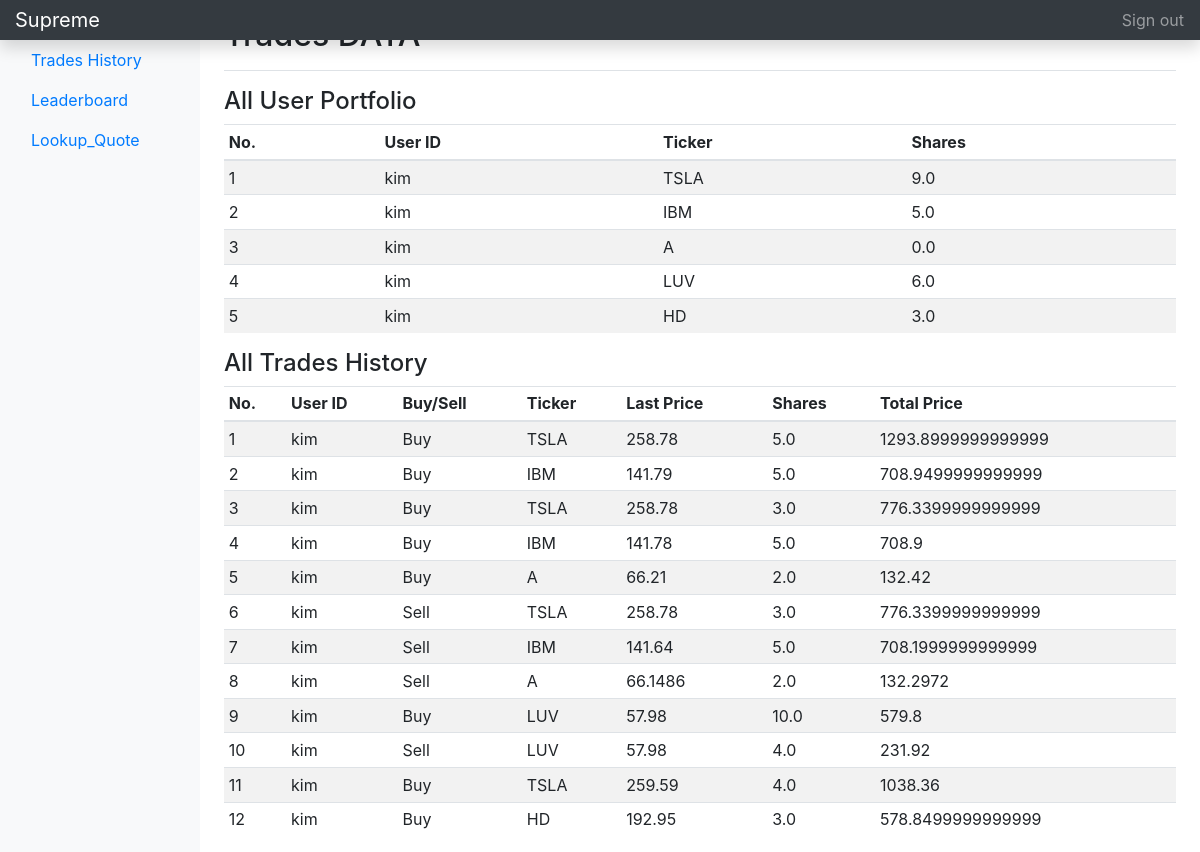
Page /admin/history on the committed database.
### tables this page shows
CREATE TABLE Portfolio(
        pk INTEGER PRIMARY KEY AUTOINCREMENT,
        User_id VARCHAR,
        Ticker_symbol VARCHAR,
        Company_volume FLOAT
    );

CREATE TABLE Trades_history(
        pk INTEGER PRIMARY KEY AUTOINCREMENT,
        User_id VARCHAR,
        Sell_Buy VARCHAR,
        Ticker_symbol VARCHAR,
        Trade_price FLOAT,
        Trade_volume FLOAT,
        Total FLOAT
    );

### run/src/controller.py (the view)
@app.route('/admin/history',methods=['GET','POST'])
def admin_hist():
    history = model.view_hist()
    allport = model.view_allpor()
    if request.method == 'GET':
        return render_template('admin_hist.html', history=history, allport=allport)
    elif request.method == 'POST':
        pass

### run/src/mapper/mapper.py (called while the page is built)
    def __enter__(self):
        return self

    def __exit__(self, type, value, traceback):
        if self.connection:
            self.connection.commit()
            self.cursor.close()
            self.connection.close()

    def view_his(self):
        self.cursor.execute(
            """SELECT * FROM Trades_history;
            """
        )
        return self.cursor.fetchall()

    def view_allport(self):
        self.cursor.execute(
            """SELECT * FROM Portfolio;
            """
        )
        return self.cursor.fetchall()

### run/src/model/model.py (called while the page is built)
def view_hist():
    with Database('TRADER.db') as db:
        q = db.view_his()
        return q

def view_allpor():
    with Database('TRADER.db') as db:
        qq = db.view_allport()
        return qq

### run/src/templates/admin_hist.html
{% extends 'admin.html' %}
{% block viewport %}
<div class="d-flex justify-content-between flex-wrap flex-md-nowrap align-items-center pt-3 pb-2 mb-3 border-bottom">
    <h1 class="h2">Trades DATA</h1>
</div>
<div>
    <h4>All User Portfolio</h4>
    <table class="table table-striped table-sm">
        <thead>
            <tr>
                <th>No.</th>
                <th>User ID</th>
                <th>Ticker</th>
                <th>Shares</th>
            </tr>
        </thead>
        <tbody>
            {% for row in allport %}
            <tr>
                <td>{{ row[0] }}</td>
                <td>{{ row[1] }}</td>
                <td>{{ row[2] }}</td>
                <td>{{ row[3] }}</td>
            </tr>
            {% endfor %}
        </tbody>
    </table>
</div>
<div>
    <h4>All Trades History</h4>
    <table class="table table-striped table-sm">
            <thead>
                <tr>
                    <th>No.</th>
                    <th>User ID</th>
                    <th>Buy/Sell</th>
                    <th>Ticker</th>
                    <th>Last Price</th>
                    <th>Shares</th>
                    <th>Total Price</th>
                </tr>
            </thead>
            <tbody>
                {% for row in history %}
                <tr>
                    <td>{{ row[0] }}</td>
                    <td>{{ row[1] }}</td>
                    <td>{{ row[2] }}</td>
                    <td>{{ row[3] }}</td>
                    <td>{{ row[4] }}</td>
                    <td>{{ row[5] }}</td>
                    <td>{{ row[6] }}</td>
                </tr>
                {% endfor %}
        </tbody>
    </table>
</div>
{% endblock viewport %}

### run/src/templates/admin.html (shortened to what this page needs)
<!doctype html>
<html lang="en">
  <head>
    <link href="http://getbootstrap.com/docs/4.1/dist/css/bootstrap.min.css" rel="stylesheet">
    <link href="http://getbootstrap.com/docs/4.1/examples/dashboard/dashboard.css" rel="stylesheet">
  </head>
  <body>
    <nav class="navbar navbar-dark fixed-top bg-dark flex-md-nowrap p-0 shadow">
        <a class="navbar-brand col-sm-3 col-md-2 mr-0" href="http://127.0.0.1:5000/admin">Supreme</a>
        <ul class="navbar-nav px-3">
            <li class="nav-item text-nowrap">
            <a class="nav-link" href="http://127.0.0.1:5000/">Sign out</a>
            </li>
        </ul>
    </nav>
    <div class="container-fluid">
      <div class="row">
        <nav class="col-md-2 d-none d-md-block bg-light sidebar">
          <div class="sidebar-sticky">
            <ul class="nav flex-column">
              <li class="nav-item">
                <a class="nav-link" href="http://127.0.0.1:5000/admin">
                </a>
              </li>
              <li class="nav-item">
                <a class="nav-link" href="http://127.0.0.1:5000/admin/history">
                  Trades History
                </a>
              </li>
              <li class="nav-item">
                <a class="nav-link" href="http://127.0.0.1:5000/admin/leaderboard">
                  Leaderboard
                </a>
              </li>
              <li class="nav-item">
                <a class="nav-link" href="http://127.0.0.1:5000/admin/lookup_quote">
                  Lookup_Quote
                </a>
              </li>
            </ul>
          </div>
        </nav>
        <main role="main" class="col-md-9 ml-sm-auto col-lg-10 px-4">
            {% block viewport %}{% endblock viewport %}
        </main>
      </div>
    </div>
  </body>
</html>

### rows in the picture
Portfolio: pk "1", User "kim", Ticker_symbol "TSLA", Company_volume "9.0"
Portfolio: pk "2", User "kim", Ticker_symbol "IBM", Company_volume "5.0"
Portfolio: pk "3", User "kim", Ticker_symbol "A", Company_volume "0.0"
Portfolio: pk "4", User "kim", Ticker_symbol "LUV", Company_volume "6.0"
Portfolio: pk "5", User "kim", Ticker_symbol "HD", Company_volume "3.0"
Trades_history: pk "1", User "kim", Sell_Buy "Buy", Ticker_symbol "TSLA", Trade_price "258.78", Trade_volume "5.0", Total "1293.8999999999999"
Trades_history: pk "2", User "kim", Sell_Buy "Buy", Ticker_symbol "IBM", Trade_price "141.79", Trade_volume "5.0", Total "708.9499999999999"
Trades_history: pk "3", User "kim", Sell_Buy "Buy", Ticker_symbol "TSLA", Trade_price "258.78", Trade_volume "3.0", Total "776.3399999999999"
Trades_history: pk "4", User "kim", Sell_Buy "Buy", Ticker_symbol "IBM", Trade_price "141.78", Trade_volume "5.0", Total "708.9"
Trades_history: pk "5", User "kim", Sell_Buy "Buy", Ticker_symbol "A", Trade_price "66.21", Trade_volume "2.0", Total "132.42"
Trades_history: pk "6", User "kim", Sell_Buy "Sell", Ticker_symbol "TSLA", Trade_price "258.78", Trade_volume "3.0", Total "776.3399999999999"
Trades_history: pk "7", User "kim", Sell_Buy "Sell", Ticker_symbol "IBM", Trade_price "141.64", Trade_volume "5.0", Total "708.1999999999999"
Trades_history: pk "8", User "kim", Sell_Buy "Sell", Ticker_symbol "A", Trade_price "66.1486", Trade_volume "2.0", Total "132.2972"
Trades_history: pk "9", User "kim", Sell_Buy "Buy", Ticker_symbol "LUV", Trade_price "57.98", Trade_volume "10.0", Total "579.8"
Trades_history: pk "10", User "kim", Sell_Buy "Sell", Ticker_symbol "LUV", Trade_price "57.98", Trade_volume "4.0", Total "231.92"
Trades_history: pk "11", User "kim", Sell_Buy "Buy", Ticker_symbol "TSLA", Trade_price "259.59", Trade_volume "4.0", Total "1038.36"
Trades_history: pk "12", User "kim", Sell_Buy "Buy", Ticker_symbol "HD", Trade_price "192.95", Trade_volume "3.0", Total "578.8499999999999"
